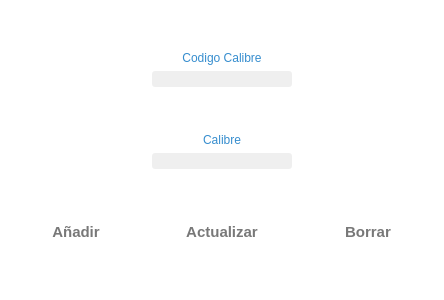
<?xml version="1.0" encoding="UTF-8"?>
<ui version="4.0">
 <class>Calibre</class>
 <widget class="QWidget" name="Calibre">
  <property name="geometry">
   <rect>
    <x>0</x>
    <y>0</y>
    <width>442</width>
    <height>300</height>
   </rect>
  </property>
  <property name="palette">
   <palette>
    <active>
     <colorrole role="Base">
      <brush brushstyle="SolidPattern">
       <color alpha="255">
        <red>46</red>
        <green>47</green>
        <blue>48</blue>
       </color>
      </brush>
     </colorrole>
     <colorrole role="Window">
      <brush brushstyle="SolidPattern">
       <color alpha="255">
        <red>255</red>
        <green>255</green>
        <blue>255</blue>
       </color>
      </brush>
     </colorrole>
    </active>
    <inactive>
     <colorrole role="Base">
      <brush brushstyle="SolidPattern">
       <color alpha="255">
        <red>46</red>
        <green>47</green>
        <blue>48</blue>
       </color>
      </brush>
     </colorrole>
     <colorrole role="Window">
      <brush brushstyle="SolidPattern">
       <color alpha="255">
        <red>255</red>
        <green>255</green>
        <blue>255</blue>
       </color>
      </brush>
     </colorrole>
    </inactive>
    <disabled>
     <colorrole role="Base">
      <brush brushstyle="SolidPattern">
       <color alpha="255">
        <red>255</red>
        <green>255</green>
        <blue>255</blue>
       </color>
      </brush>
     </colorrole>
     <colorrole role="Window">
      <brush brushstyle="SolidPattern">
       <color alpha="255">
        <red>255</red>
        <green>255</green>
        <blue>255</blue>
       </color>
      </brush>
     </colorrole>
    </disabled>
   </palette>
  </property>
  <property name="windowTitle">
   <string>Form</string>
  </property>
  <layout class="QVBoxLayout" name="verticalLayout_5">
   <item>
    <layout class="QHBoxLayout" name="horizontalLayout_2">
     <item>
      <spacer name="horizontalSpacer_2">
       <property name="orientation">
        <enum>Qt::Horizontal</enum>
       </property>
       <property name="sizeHint" stdset="0">
        <size>
         <width>40</width>
         <height>20</height>
        </size>
       </property>
      </spacer>
     </item>
     <item>
      <layout class="QVBoxLayout" name="verticalLayout_4">
       <item>
        <spacer name="verticalSpacer_4">
         <property name="orientation">
          <enum>Qt::Vertical</enum>
         </property>
         <property name="sizeHint" stdset="0">
          <size>
           <width>20</width>
           <height>40</height>
          </size>
         </property>
        </spacer>
       </item>
       <item>
        <layout class="QVBoxLayout" name="verticalLayout">
         <item>
          <widget class="QLabel" name="label">
           <property name="styleSheet">
            <string notr="true">font: 10pt &quot;Segoe UI Semilight&quot;;
color: rgb(54, 141, 206);</string>
           </property>
           <property name="text">
            <string>Codigo Calibre</string>
           </property>
           <property name="alignment">
            <set>Qt::AlignCenter</set>
           </property>
          </widget>
         </item>
         <item>
          <widget class="MyLineEditShine" name="le_codigo">
           <property name="styleSheet">
            <string notr="true">background-color: #EFEFEF; 
border-radius: 3px;
color:rgb(50, 50, 50);</string>
           </property>
           <property name="alignment">
            <set>Qt::AlignCenter</set>
           </property>
          </widget>
         </item>
        </layout>
       </item>
       <item>
        <spacer name="verticalSpacer">
         <property name="orientation">
          <enum>Qt::Vertical</enum>
         </property>
         <property name="sizeHint" stdset="0">
          <size>
           <width>20</width>
           <height>40</height>
          </size>
         </property>
        </spacer>
       </item>
       <item>
        <layout class="QVBoxLayout" name="verticalLayout_2">
         <item>
          <widget class="QLabel" name="label_2">
           <property name="styleSheet">
            <string notr="true">font: 10pt &quot;Segoe UI Semilight&quot;;
color: rgb(54, 141, 206);</string>
           </property>
           <property name="text">
            <string>Calibre</string>
           </property>
           <property name="alignment">
            <set>Qt::AlignCenter</set>
           </property>
          </widget>
         </item>
         <item>
          <widget class="MyLineEditShine" name="le_calibre">
           <property name="styleSheet">
            <string notr="true">background-color: #EFEFEF; 
border-radius: 3px;
color:rgb(50, 50, 50);</string>
           </property>
           <property name="alignment">
            <set>Qt::AlignCenter</set>
           </property>
          </widget>
         </item>
        </layout>
       </item>
       <item>
        <layout class="QVBoxLayout" name="verticalLayout_3"/>
       </item>
      </layout>
     </item>
     <item>
      <spacer name="horizontalSpacer">
       <property name="orientation">
        <enum>Qt::Horizontal</enum>
       </property>
       <property name="sizeHint" stdset="0">
        <size>
         <width>40</width>
         <height>20</height>
        </size>
       </property>
      </spacer>
     </item>
    </layout>
   </item>
   <item>
    <spacer name="verticalSpacer_6">
     <property name="orientation">
      <enum>Qt::Vertical</enum>
     </property>
     <property name="sizeHint" stdset="0">
      <size>
       <width>20</width>
       <height>37</height>
      </size>
     </property>
    </spacer>
   </item>
   <item>
    <layout class="QHBoxLayout" name="horizontalLayout">
     <item>
      <widget class="QPushButton" name="pb_agregar">
       <property name="minimumSize">
        <size>
         <width>130</width>
         <height>40</height>
        </size>
       </property>
       <property name="maximumSize">
        <size>
         <width>130</width>
         <height>41</height>
        </size>
       </property>
       <property name="font">
        <font>
         <family>Segoe UI</family>
         <pointsize>11</pointsize>
         <weight>75</weight>
         <bold>true</bold>
        </font>
       </property>
       <property name="styleSheet">
        <string notr="true">border-radius: 10px;
color:rgb(120, 120, 120);</string>
       </property>
       <property name="text">
        <string>Añadir</string>
       </property>
       <property name="icon">
        <iconset resource="assets.qrc">
         <normaloff>:/icons/subir.png</normaloff>:/icons/subir.png</iconset>
       </property>
       <property name="iconSize">
        <size>
         <width>25</width>
         <height>25</height>
        </size>
       </property>
      </widget>
     </item>
     <item>
      <widget class="QPushButton" name="pb_actualizar">
       <property name="minimumSize">
        <size>
         <width>150</width>
         <height>40</height>
        </size>
       </property>
       <property name="maximumSize">
        <size>
         <width>150</width>
         <height>41</height>
        </size>
       </property>
       <property name="font">
        <font>
         <family>Segoe UI</family>
         <pointsize>11</pointsize>
         <weight>75</weight>
         <bold>true</bold>
        </font>
       </property>
       <property name="styleSheet">
        <string notr="true">border-radius: 10px;
color:rgb(120, 120, 120);</string>
       </property>
       <property name="text">
        <string>Actualizar</string>
       </property>
       <property name="icon">
        <iconset resource="assets.qrc">
         <normaloff>:/icons/update.png</normaloff>:/icons/update.png</iconset>
       </property>
       <property name="iconSize">
        <size>
         <width>30</width>
         <height>30</height>
        </size>
       </property>
      </widget>
     </item>
     <item>
      <widget class="QPushButton" name="pb_borrar">
       <property name="minimumSize">
        <size>
         <width>130</width>
         <height>40</height>
        </size>
       </property>
       <property name="maximumSize">
        <size>
         <width>130</width>
         <height>41</height>
        </size>
       </property>
       <property name="font">
        <font>
         <family>Segoe UI</family>
         <pointsize>11</pointsize>
         <weight>75</weight>
         <bold>true</bold>
        </font>
       </property>
       <property name="styleSheet">
        <string notr="true">border-radius: 10px;
color:rgb(120, 120, 120);</string>
       </property>
       <property name="text">
        <string>Borrar</string>
       </property>
       <property name="icon">
        <iconset resource="assets.qrc">
         <normaloff>:/icons/delete_blue.png</normaloff>:/icons/delete_blue.png</iconset>
       </property>
       <property name="iconSize">
        <size>
         <width>25</width>
         <height>25</height>
        </size>
       </property>
      </widget>
     </item>
    </layout>
   </item>
   <item>
    <spacer name="verticalSpacer_5">
     <property name="orientation">
      <enum>Qt::Vertical</enum>
     </property>
     <property name="sizeHint" stdset="0">
      <size>
       <width>20</width>
       <height>37</height>
      </size>
     </property>
    </spacer>
   </item>
  </layout>
 </widget>
 <customwidgets>
  <customwidget>
   <class>MyLineEditShine</class>
   <extends>QLineEdit</extends>
   <header location="global">mylineeditshine.h</header>
  </customwidget>
 </customwidgets>
 <resources>
  <include location="assets.qrc"/>
 </resources>
 <connections/>
</ui>
